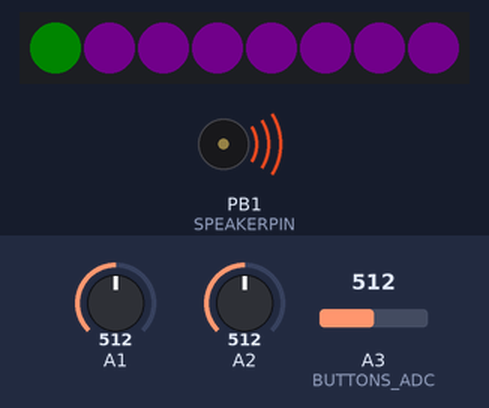
The sketch below on a simulated ATtiny85, built with avr-gcc and run on an emulated ATtiny85. Parts: 8 RGB LEDs in strip order, left to right, buzzer (waves = sounding). The test bench sets the inputs (shaded band); at power-on: A3 (BUTTONS_ADC) = 512, A1 = 512, A2 = 512. Dim RGB values are drawn brighter than linear.

Above: at 1.2 s.
1.3 s: A3 (BUTTONS_ADC) set to 387
2.8 s: A3 (BUTTONS_ADC) set to 363
At 3.2 s:
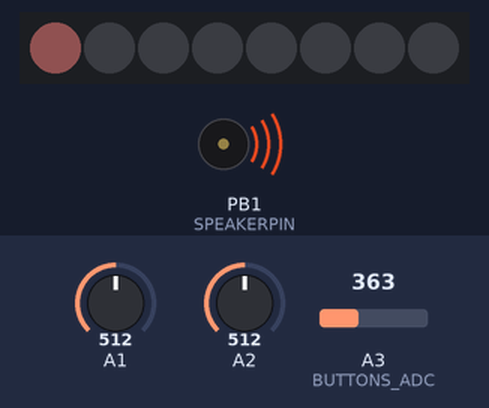
4.3 s: A3 (BUTTONS_ADC) set to 315
5.8 s: A3 (BUTTONS_ADC) set to 289
At 6.7 s:
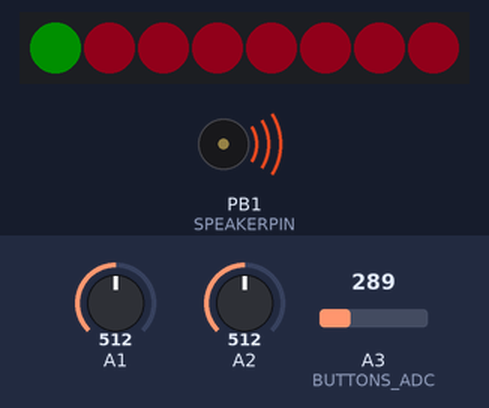
Timing chart, 0 to 8.3 s (numbered marks = the images above; inputs shaded):
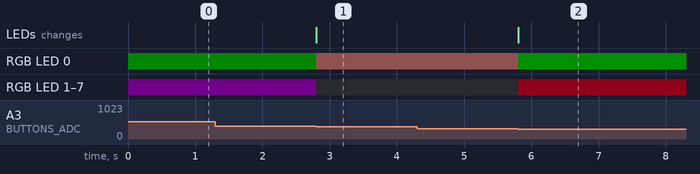

Measured:
- the behaviour switches between 380 and 379 on A3 (BUTTONS_ADC) (found by bisection; images 0 and 1)
- the behaviour switches between 300 and 299 on A3 (BUTTONS_ADC) (found by bisection; images 1 and 2)
- after the input at 1.3 s, every drawn part: stays the same
- after the input at 2.8 s, RGB LED 0: RGB(0, 8, 0) → RGB(16, 9, 9) at once; RGB LED 1–7: RGB(9, 0, 11) → off at once; the LEDs: change at once (image 1)
- after the input at 4.3 s, every drawn part: stays the same
- after the input at 5.8 s, RGB LED 0: RGB(16, 9, 9) → RGB(0, 15, 0) at once; RGB LED 1–7: off → RGB(17, 0, 3) at once; the LEDs: change at once (image 2)

The sketch:

_012_miniSynthWithNeoPixels_Coco_updated.ino
```cpp
/*************************************************************************************

  Experimental Synth

  Basic sound generator for building modular mixed analog/digital
  synthesizers.

  This was originally made for the chTinySizer an little mixed analog/digital
  synthesizer with 4 ATTINY13 an one Atmega168.

  Today ( 2017 ) the sound could be improved alot by new software techncs.
  Therefore this is a more ore less historic ( 10 years ) version.


*************************************************************************************/

/*************************************************************************************

  Hardware Platform: Attiny85

                                      ATTINY85 Pins
                                      =============

                                             _______
                                            |   U   |
  DEBUGLED / SYNC-OUT             reset/PB5-|       |- VCC
  soundprog / buttons ->  D3/A3         PB3-| ATTINY|- PB2    D2/A1  <- POTI1 / CV-IN
  POTI2 / SYNC-IN ->      D4/A2         PB4-|   85  |- PB1    D1     -> PWM SOUND
                                        GND-|       |- PB0    D0     -> NEOPIXELS
                                            |_______|


*************************************************************************************/

/*************************************************************************************
  This program is free software: you can redistribute it and/or modify
  it under the terms of the GNU General Public License as published by
  the Free Software Foundation, either version 3 of the License, or
  (at your option) any later version.

  This program is distributed in the hope that it will be useful,
  but WITHOUT ANY WARRANTY; without even the implied warranty of
  MERCHANTABILITY or FITNESS FOR A PARTICULAR PURPOSE. See the
  GNU General Public License for more details.

  You should have received a copy of the GNU General Public License
  along with this program. If not, see <http://www.gnu.org/licenses/>.


  20.2.2017  chris, version 1.5    for ATTINY85
  27.2.2017  chris, version 2.0    extended version
  14.6.2017  dusjagr, version 2.1  adding more pre-sets

  C. -H-A-B-E-R-E-R- alias chris

  Please maintain the list of authors.

*************************************************************************************/

#include "Pt1.h"
#include "Oscillator.h"
//#include "neolib.h"

#include <Adafruit_NeoPixel.h>
#ifdef __AVR__
#include <avr/power.h>
#endif

// hardware description / pin connections
#define SPEAKERPIN      1
#define NEOPIXELPIN     0

#define POTI_LEFT      A1
#define POTI_RIGHT     A2
#define BUTTONS_ADC    A3

// hardware calibration
#define Vbutton_left   380
#define Vbutton_right  300
#define Vbutton_both   240
#define Vcc            37 // 3.7 V for LiPo
#define Vdiv           26 // measure max Voltage on Analog In

#define NUMPIXELS      8

Adafruit_NeoPixel pixels = Adafruit_NeoPixel(NUMPIXELS, NEOPIXELPIN, NEO_GRB + NEO_KHZ800);

const int8_t PROGMEM  sintab[] = {
  0 , 3 , 6 , 9 , 12 , 15 , 18 , 21 , 24 , 27 , 30 , 33 , 36 , 39 , 42 , 45 , 48 , 51 , 54 , 57 , 59 , 62 , 65 , 67 , 70 , 73 , 75 , 78 , 80 , 82 , 85 , 87 ,
  89 , 91 , 94 , 96 , 98 , 100 , 102 , 103 , 105 , 107 , 108 , 110 , 112 , 113 , 114 , 116 , 117 , 118 , 119 , 120 , 121 , 122 , 123 , 123 , 124 , 125 , 125 , 126 , 126 , 126 , 126 , 126 ,
  127 , 126 , 126 , 126 , 126 , 126 , 125 , 125 , 124 , 123 , 123 , 122 , 121 , 120 , 119 , 118 , 117 , 116 , 114 , 113 , 112 , 110 , 108 , 107 , 105 , 103 , 102 , 100 , 98 , 96 , 94 , 91 ,
  89 , 87 , 85 , 82 , 80 , 78 , 75 , 73 , 70 , 67 , 65 , 62 , 59 , 57 , 54 , 51 , 48 , 45 , 42 , 39 , 36 , 33 , 30 , 27 , 24 , 21 , 18 , 15 , 12 , 9 , 6 , 3 ,
  0 , -3 , -6 , -9 , -12 , -15 , -18 , -21 , -24 , -27 , -30 , -33 , -36 , -39 , -42 , -45 , -48 , -51 , -54 , -57 , -59 , -62 , -65 , -67 , -70 , -73 , -75 , -78 , -80 , -82 , -85 , -87 ,
  -89 , -91 , -94 , -96 , -98 , -100 , -102 , -103 , -105 , -107 , -108 , -110 , -112 , -113 , -114 , -116 , -117 , -118 , -119 , -120 , -121 , -122 , -123 , -123 , -124 , -125 , -125 , -126 , -126 , -126 , -126 , -126 ,
  -127 , -126 , -126 , -126 , -126 , -126 , -125 , -125 , -124 , -123 , -123 , -122 , -121 , -120 , -119 , -118 , -117 , -116 , -114 , -113 , -112 , -110 , -108 , -107 , -105 , -103 , -102 , -100 , -98 , -96 , -94 , -91 ,
  -89 , -87 , -85 , -82 , -80 , -78 , -75 , -73 , -70 , -67 , -65 , -62 , -59 , -57 , -54 , -51 , -48 , -45 , -42 , -39 , -36 , -33 , -30 , -27 , -24 , -21 , -18 , -15 , -12 , -9 , -6 , -3
};

int8_t sin_int8(uint8_t index)
{
  return pgm_read_byte( &sintab[index] );
}

#define F_CPU 16000000L

volatile uint16_t Freq_coefficient = 1;
volatile uint8_t  Amplitude = 255;

void setFrequency(uint16_t frequency_Hz)
{
  uint16_t temp = (uint32_t) F_CPU / 256 * frequency_Hz / 256 / 128;
  cli();
  Freq_coefficient = temp;
  sei();
}

void setAmplitude(uint8_t amp)
{
  cli();
  Amplitude = amp;
  sei();
}


#define SINUS 0
#define TRIANGLE 1
#define SAWTOOTH 2
#define RECTANGLE 3
#define NOISE 4

uint8_t wavetype = SINUS;
uint8_t RectanglePwmValue = 40;
SIGNAL(TIMER1_COMPA_vect)
{
  static uint8_t x;
  static uint16_t phase1, oldphase;
  static int8_t k, flag = 0;
  static int16_t temp, temp2;
  static uint16_t noise = 0xAA;

  if (flag)
  {
    //Phase VCO
    oldphase = phase1;
    phase1 = phase1 + Freq_coefficient;

    if (wavetype == SINUS)
    {
      temp  = (int8_t) pgm_read_byte ( &sintab[ phase1 >> 8 ] ) ;
    }
    if (wavetype == TRIANGLE)
    {
      x = phase1 >> 8;
      if (x & 0x80) temp = (x ^ 0xFF);
      else temp = x;
      temp = (temp << 1) - 128;
    }

    if (wavetype == RECTANGLE)
    {
      x = phase1 >> 8;
      if (x > RectanglePwmValue)
      {
        temp = 127;
      }
      else temp = -127;
    }
    if (wavetype == SAWTOOTH)
    {
      temp = (phase1 >> 8) - 128;
    }
    if (wavetype == NOISE)
    {
      temp = noise;
      noise = noise << 1;
      temp ^= noise;
      if ( ( temp & 0x4000 ) == 0x4000 )noise |= 1;

      if ((oldphase ^ phase1) & 0x4000)
      {
        temp2 = (noise >> 6) & 0xFF;
      }
      temp = temp2;
    }
  }
  else
  {
    temp = (temp * Amplitude);

    OCR1A = (temp >> 8) + 128;

  }
  flag ^= 0x01;
}


void displayBinrayValue(uint16_t value, uint32_t color)
{
  uint8_t n;
  for (n = 0; n < NUMPIXELS; n++)
  {
    if (value & (1 << n)) pixels.setPixelColor(n, color);
    //else pixels.setPixelColor(n,0); // off
  }
}

void setColorAllPixel(uint32_t color)
{
  uint8_t n;
  for (n = 0; n < NUMPIXELS; n++)
  {
    pixels.setPixelColor(n, color); // off
  }
}

// Input a value 0 to 255 to get a color value.
// The colours are a transition r - g - b - back to r.
uint32_t Wheel(byte WheelPos) {
  WheelPos = 255 - WheelPos;
  if (WheelPos < 85) {
    return pixels.Color(255 - WheelPos * 3, 0, WheelPos * 3);
  }
  if (WheelPos < 170) {
    WheelPos -= 85;
    return pixels.Color(0, WheelPos * 3, 255 - WheelPos * 3);
  }
  WheelPos -= 170;
  return pixels.Color(WheelPos * 3, 255 - WheelPos * 3, 0);
}


void setup ()
{

  cli();

  // Set up Timer/Counter1 31250Hz
  TCCR1 &= ~(7 << CS10); // make sure bits are empty
  TCCR1 |= 1 << CS11;    // set prescaler

  // pulse width modulator A enable
  TCCR1 &= ~(1 << COM1A0);       // make sure register is empty
  TCCR1 |=   1 << COM1A1 ;       // PWM mode: clear the OC1A output line on compare match

  TCCR1 |= 1 << PWM1A;

  TIMSK |= 1 << OCIE1A;          // Enable compare match interrupt for timer 1

  OCR1A = 128;                   // initialize PWM to 50% mean value

  DDRB |= 1 << PB1; // PWM pin as output

  sei();
#if defined (__AVR_ATtiny85__)
  if (F_CPU == 16000000) clock_prescale_set(clock_div_1);
#endif

  pixels.begin(); // This initializes the NeoPixel library.
  setFrequency(440);
  pixels.setBrightness(20);

}

// scaled the adc of the 8BitMixTape voltage divider
// to a return value in range: 0..1023
uint16_t analogReadScaled(uint8_t channel)
{
  uint16_t value = analogRead(channel);
  value = value * Vcc / Vdiv;
  if (value > 1023) value = 1023;
  return value;
}

#define BUTTONS_ADC    A3

/*
  uint8_t getButton()

  return value:
  1: left button pressed
  2: right button pressed
  3: both buttons pressed
  ADC values
  no button:512, left:341, right:248, both:200
*/
uint8_t getButton()
{
  uint8_t button = 0;
  if (analogRead(BUTTONS_ADC) < Vbutton_left) button = 1;
  if (analogRead(BUTTONS_ADC) < Vbutton_right) button = 2;
  if (analogRead(BUTTONS_ADC) < Vbutton_both) button = 3;

  return button;
}

#define LoopTime_ms 5
float AmplitudeModulationFrequency_Hz = 3;
float FrequencyModulationFrequency_Hz = 0.1;

#define POTI_LEFT      A1
#define POTI_RIGHT     A2

uint16_t CycleTimer1_ms = 3000;

Pt1 lp1(0x200);
Pt1 lp2(0x4000);
Oscillator lfo1( LoopTime_ms );
Oscillator lfo2( LoopTime_ms );


void loop()
{
  static uint16_t startTime_ms;

  static int16_t timer1;
  static uint16_t maxFrequency = 3000;

  startTime_ms = millis();
  timer1 = CycleTimer1_ms;

  //lfo1.setFrequency_Hz(10);
  lfo1.setMinMax(10, maxFrequency);
  //lfo1.setWaveform(RECTANGLE);
  //lfo1.setPwmValue(20);

  //lp1.setOutput(255);

  lfo2.setMinMax(0, 255);
  uint8_t selector = 1;
  setColorAllPixel(0); // pixels off

  setColorAllPixel(Wheel(240-(selector*30)));
  pixels.setPixelColor(selector - 1, pixels.Color(0, 100, 0));
  pixels.show(); // This sends the updated pixel color to the hardware.

  uint16_t  mainEnvelope = 255;
  uint8_t singleShot_flag=0;
  while (1)
  {

    // wait for loop cycle
    while ( (uint16_t) millis() - startTime_ms < LoopTime_ms );
    startTime_ms = millis();

    timer1 -= LoopTime_ms;
    if (timer1 <= 0)
    {
      timer1 = CycleTimer1_ms;
      //lp1.setOutput(255);
    }
    volatile static uint16_t v1, v2, v3, v4;
    v3 = analogReadScaled(POTI_RIGHT);
    v4 = analogReadScaled(POTI_LEFT);

    lfo1.setFrequency_mHz(v3 * 60);

    uint16_t lfo2_Hz;
    uint16_t lfo2ModulationMax_Hz;
    uint16_t lfo1Wafeform;
    uint8_t  mainOscillatorWaveType;


    if (selector == 1)
    {
      lfo2_Hz = v4 * 60;
      lfo2.setFrequency_mHz(lfo2_Hz);
    }

    if (selector == 2)
    {
      mainOscillatorWaveType = v4 >> 7;
      if(mainOscillatorWaveType>NOISE)mainOscillatorWaveType=NOISE;
      wavetype = mainOscillatorWaveType;
    }

    if (selector == 3)
    {
      lfo2ModulationMax_Hz = v4 * 3 + 20;
      lfo1.setMinMax(10, lfo2ModulationMax_Hz);
    }

    if (selector == 4)
    {
      lfo1Wafeform = v4;
      lfo1.setWaveformFine(v4);
    }

    v1 = lfo1.calcNewValue();
    v2 = lfo2.calcNewValue();

    setFrequency(v1);
    setAmplitude((v2 * lp1.filter(mainEnvelope)) >> 8);

    if (getButton() == 1)
    {
      singleShot_flag=true;
      setColorAllPixel(0); // pixels off

      //displayBinrayValue( 0xF, pixels.Color(0, 0, 100));
      pixels.setPixelColor(selector - 1, pixels.Color(200, selector*120, 180-selector*70));
      pixels.show(); // This sends the updated pixel color to the hardware.

      mainEnvelope = 0;
      lp1.setOutput(255);

    }

    if (getButton() == 2)
    {
      mainEnvelope = 255;
      if(!singleShot_flag)      selector++;
      singleShot_flag=false;
      if (selector > 2) selector = 1;

      setColorAllPixel(0); // pixels off

      setColorAllPixel(Wheel(240-((selector-1)*220)));
      pixels.setPixelColor(selector - 1, pixels.Color(0, 190, 0));
      //displayBinrayValue( selector, pixels.Color(0, 100, 0));
      pixels.show(); // This sends the updated pixel color to the hardware.

      while (getButton() != 0);

    }


  }
}
```

Oscillator.cpp
```cpp
// (licence header left out)
#include "Oscillator.h"

void Oscillator::setFrequency_mHz(uint16_t frequency_mHz)
{
	freq_const = (uint32_t) frequency_mHz * 65536 / 1000 * samplingTime_ms/1000;
}

void Oscillator::setFrequency_Hz(uint16_t frequency_Hz)
{
	freq_const = (uint32_t) frequency_Hz * 65536 * samplingTime_ms/1000;
}

int8_t sinwerte[17] = {0, 12, 25, 37, 49, 60, 71, 81, 90, 98, 106, 112, 117, 122, 125, 126, 127 };

void Oscillator::setWaveform(uint16_t waveType)
{
	wavetype=waveType;
}

void Oscillator::setPwmValue(uint8_t value)
{
	RectanglePwmValue = -value;
}

void Oscillator::setMinMax(int16_t minimum, int16_t maximum)
{
	int16_t temp;
	temp=maximum-minimum;
	outputValueMinimum=minimum+temp/2;
	envelope = temp;
}

Oscillator::Oscillator(uint16_t updateRate_ms)
{
	envelope = 255;
	setWaveform(SINUS);
	samplingTime_ms = updateRate_ms;
	setFrequency_mHz(1000);
	setMinMax(-127,127);
	setPwmValue(25);
}

#define FACTOR 4

// wert: 0..1023

void Oscillator::setWaveformFine(uint16_t wert)
{
	uint8_t wave;

	if (wert > 255*FACTOR)wert = 255*FACTOR;


	if (wert <= 60*FACTOR) {
		wave = NOISE;
	}
	if (wert > 60*FACTOR && wert <= 188*FACTOR)
	{
		wave = RECTANGLE;
		RectanglePwmValue = (wert>>2)-60;
	}
	if (wert > 188*FACTOR) wave = SAWTOOTH;
	if (wert > 200*FACTOR) wave = TRIANGLE;
	if (wert > 220*FACTOR) wave = SINUS;

	wavetype = wave;
}

int16_t Oscillator::calcNewValue(void)
{
	uint8_t x;
	int8_t k;
	int16_t temp, temp2;
	static uint16_t noise = 0xAA;

	//Phase VCO
	oldphase = phase1;
	phase1 = phase1 + freq_const;

	if (wavetype == SINUS)
	{
		x = phase1 >> 10;

		if (x > 48)
		{
			x = 64 - x;
			k = -sinwerte[x];
		}
		else if (x > 32)
		{
			x = x - 32;
			k = -sinwerte[x];
		}
		else if (x > 16)
		{
			x = 32 - x;
			k = sinwerte[x];
		}
		else
		{
			k = sinwerte[x];
		}
		temp = k;
	}
	if (wavetype == TRIANGLE)
	{
		x = phase1 >> 8;
		if (x & 0x80) temp = (x ^ 0xFF);
		else temp = x;
		temp = (temp << 1) - 128;
	}

	if (wavetype == RECTANGLE)
	{
		x = phase1 >> 8;
		if (x > RectanglePwmValue)
		{
			temp = 127;
		}
		else temp = -127;
	}
	if (wavetype == SAWTOOTH)
	{
		temp = (phase1 >> 8) - 128;
	}
	if (wavetype == NOISE)
	{
		temp = noise;
		noise = noise << 1;
		temp ^= noise;
		if ( ( temp & 0x4000 ) == 0x4000 )noise |= 1;

		if ((oldphase ^ phase1) & 0x4000)
		{
			temp2 = (noise >> 6) & 0xFF;
		}
		temp = temp2;
	}

	int32_t temp3;
	temp3 = (int32_t)temp * envelope;

	return temp3 / 256  + outputValueMinimum;

}
```

Oscillator.h
```cpp
/*
 * Oscilator.h
 *
 * Created: 20.02.2017 06:55:02
 */


#ifndef OSCILATOR_H_
#define OSCILATOR_H_

#include "stdint.h"

// waveType
#define SINUS     0
#define TRIANGLE  1
#define SAWTOOTH  2
#define RECTANGLE 3
#define NOISE     4

class Oscillator
{
	private:

		uint16_t envelope;
		uint16_t freq_const;
		uint8_t  wavetype;
		uint8_t  RectanglePwmValue;
		uint16_t samplingTime_ms;
		int16_t  outputValueMinimum;
		uint16_t phase1, oldphase;

	public:
		Oscillator(uint16_t updateRate_ms);
		//virtual ~Oscillator();

		int16_t calcNewValue    (void);
		void    setWaveform     (uint16_t waveType);
		void    setWaveformFine (uint16_t wert);
		void    setFrequency_mHz(uint16_t frequency_mHz);
		void    setFrequency_Hz (uint16_t frequency_Hz);
		void    setPwmValue     (uint8_t value);
		void    setMinMax       (int16_t minimum, int16_t maximum);

};


#endif /* OSCILATOR_H_ */
```

Pt1.cpp
```cpp
// (licence header left out)
#include "Pt1.h"


Pt1::Pt1(uint16_t t)
{
	T_param=t;
	K_param=0x100;

	y_old=0;
}

void Pt1::setT(uint16_t t)
{
	T_param=t;
}

void Pt1::setOutput(int16_t y)
{
	y_old=y*0x10000;
}

int16_t Pt1::filter(int16_t input)
{
	int32_t x;
	int32_t temp;

	x=input;

	int16_t y;

	// low pass filter
	y=y_old>>16;
	temp=y_old+T_param*(x-y);
	y_old=temp;

	y=y_old>>16;

	return ((int32_t)y*K_param)>>8;

}
```

Pt1.h
```cpp
/*
 * Pt1.h
 *
 * Created: 20.02.2017 05:46:34

 */


#ifndef PT1_H_
#define PT1_H_

#include <stdint.h>
/*
 * Pt1.cpp
 *
 * Created: 20.02.2017 05:46:16

 */

class Pt1
{
	private:

		uint16_t  K_param;
		int16_t  T_param;

		//uint32_t rate_us;

		int32_t  y_old;

	public:

		Pt1(uint16_t t);
		//virtual ~Pt1();

		void setT(uint16_t t);
		void setOutput(int16_t y);
		int16_t filter(int16_t input);

};


#endif /* PT1_H_ */
```
